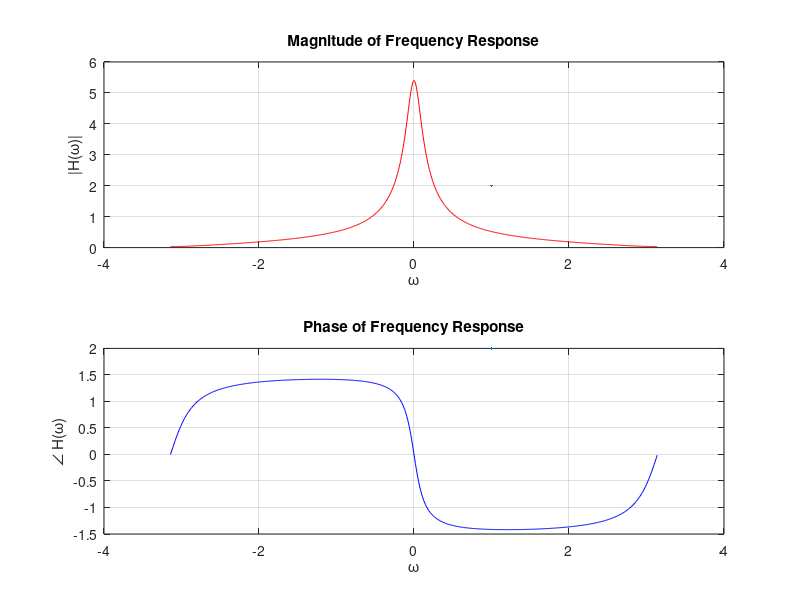

The MATLAB script that drew this image: (Note: this script raises an error after producing the figure.)
% Defining the frequency range
dw = 0.01;  % Gap
w = -pi:dw:pi;  % Frequency vector


% Defining the function
H = (0.3 + 0.24 * exp(-1j * w)) ./ (1 - 0.9 * exp(-1j * w));


% Compute magnitude and phase
magnitude_H = abs(H);
phase_H = angle(H);


% Plot magnitude and phase
figure;
% Magnitude plot
subplot(2,1,1);
plot(w, magnitude_H, 'r', LineWidth=2);
title('Magnitude of Frequency Response');
xlabel('\omega');
ylabel('|H(\omega)|');
grid on;
% Phase plot
subplot(2,1,2);
plot(w, phase_H, 'b', LineWidth=2);
title('Phase of Frequency Response');
xlabel('\omega');
ylabel('\angle H(\omega)');
grid on;

sgtitle("Name: Sujay Vivek - Roll No: 22EE30029")